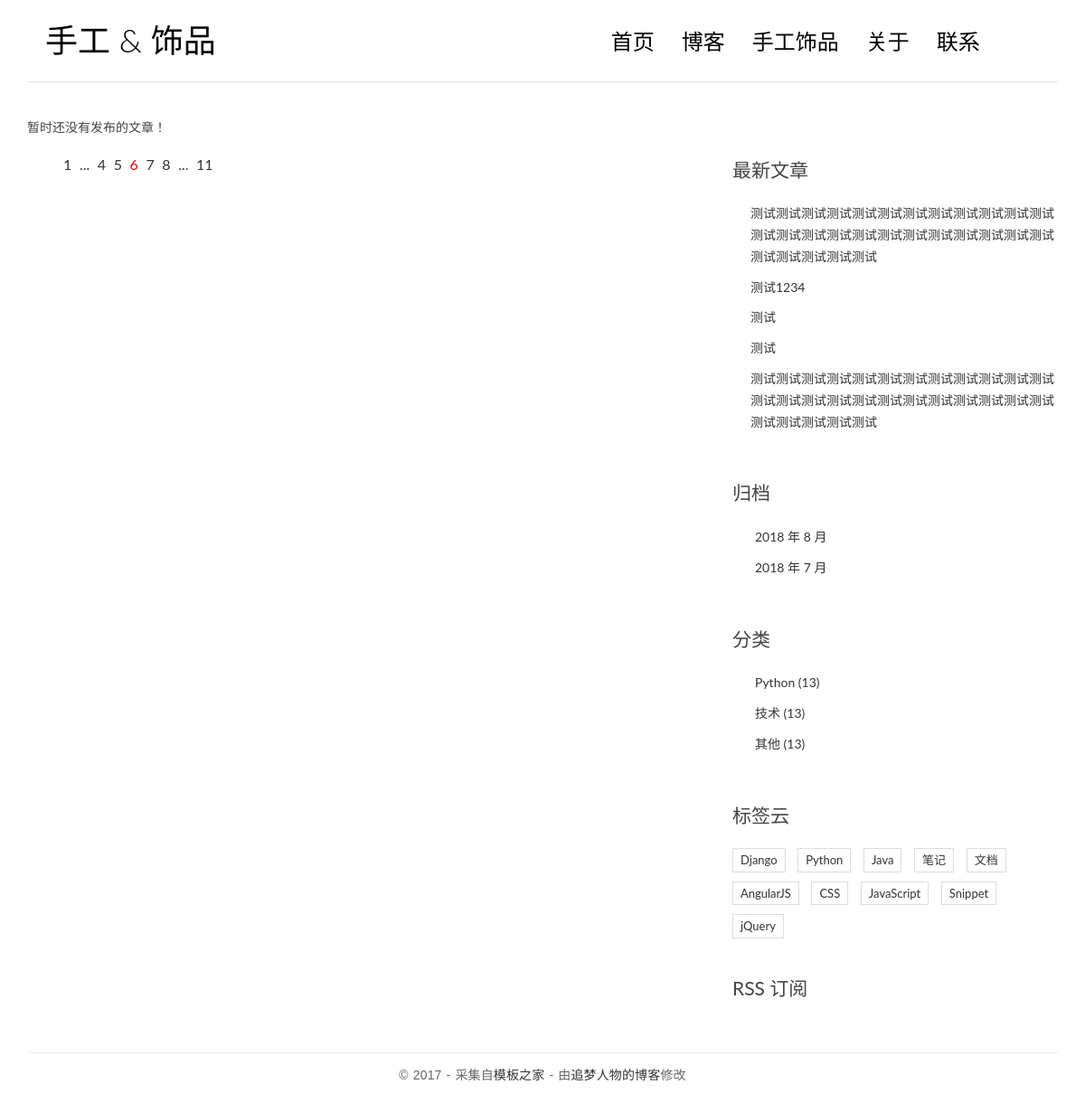
The page /handmade/ on the database its author committed.
### blog/models.py (models this page shows, shortened)
@python_2_unicode_compatible
class Post(models.Model):
    title = models.CharField(max_length=70)
    body = models.TextField()
    created_time = models.DateTimeField()
    modified_time = models.DateTimeField()
    excerpt = models.CharField(max_length=200, blank=True)
    category = models.ForeignKey(Category, on_delete=models.CASCADE)
    tags = models.ManyToManyField(Tag, blank=True)
    author = models.ForeignKey(User, on_delete=models.CASCADE)
    views = models.PositiveIntegerField(default=0)
    def get_absolute_url(self):
        return reverse('blog:detail', kwargs={'pk': self.pk})
    class Meta:
        ordering = ['-created_time']

@python_2_unicode_compatible
class Category(models.Model):
    name = models.CharField(max_length=100)

### handmade/views.py (the view)
# urls.py: url(r'^handmade/$', views.handmadeView, name='index'),
def handmadeView(request):
    return render(request, 'handmade/index.html', context={})

### blog/templatetags/blog_tags.py (called while the page is built)
@register.simple_tag
def get_recent_post(num=5):
    return Post.objects.all().order_by('-created_time')[:num]

@register.simple_tag
def archives():
    return Post.objects.dates('created_time', 'month', order='DESC')

@register.simple_tag
def get_categories():
    return Category.objects.annotate(num_posts=Count('post')).filter(num_posts__gt=0)

### handmade/templates/handmade/index.html
{% extends 'handmadeBase.html' %}
{% block main %}
    {% for post in post_list %}
        <article class="post post-{{ post.pk }}">
            <header class="entry-header">
                <h1 class="entry-title">
                    <a href="{{ post.get_absolute_url }}">{{ post.title }}</a>
                </h1>
                <div class="entry-meta">
                    <span class="post-category"><a href="#">{{ post.category.name }}</a></span>
                    <span class="post-date"><a href="#"><time class="entry-date"
                                                              datetime="{{ post.created_time }}">{{ post.created_time }}</time></a></span>
                    <span class="post-author"><a href="#">{{ post.author }}</a></span>
                    <span class="comments-link"><a href="#">{{ post.comment_set.count }} 评论</a></span>
                    <span class="views-count"><a href="#">{{ post.views }} 阅读</a></span>
                </div>
            </header>
            <div class="entry-content clearfix">
                <p>{{ post.excerpt }}</p>
                <div class="read-more cl-effect-14">
                    <a href="{{ post.get_absolute_url }}" class="more-link">继续阅读 <span class="meta-nav">→</span></a>
                </div>
            </div>
        </article>
    {% empty %}
        <div class="no-post">暂时还没有发布的文章！</div>
    {% endfor %}
    <div class="pagination">
        <ul>
            <li><a href="">1</a></li>
            <li><a href="">...</a></li>
            <li><a href="">4</a></li>
            <li><a href="">5</a></li>
            <li class="current"><a href="">6</a></li>
            <li><a href="">7</a></li>
            <li><a href="">8</a></li>
            <li><a href="">...</a></li>
            <li><a href="">11</a></li>
        </ul>
    </div>
{% endblock main %}

### handmade/templates/handmadeBase.html (shortened to what this page needs)
{% load staticfiles %}
{% load blog_tags %}
<!DOCTYPE html>
<html>
<head>
    <link rel="stylesheet" href="http://code.ionicframework.com/ionicons/2.0.1/css/ionicons.min.css">
    <link rel="stylesheet" href="{% static 'blog/css/bootstrap.min.css' %}">
    <link rel="stylesheet" href="{% static 'blog/css/pace.css' %}">
    <link rel="stylesheet" href="{% static 'blog/css/custom.css' %}">
    <link rel="stylesheet" href="{% static 'blog/css/highlights/github.css' %}">
</head>
<body>
<div class="container">
    <header id="site-header">
        <div class="row">
            <div class="col-md-4 col-sm-5 col-xs-8">
                <div class="logo">
                    <h1><a href="{% url 'blog:index' %}"><b>手工</b> &amp; 饰品</a></h1>
                </div>
            </div>
            <div class="col-md-8 col-sm-7 col-xs-4">
                <nav class="main-nav" role="navigation">
                    <div class="collapse navbar-collapse" id="bs-example-navbar-collapse-1">
                        <ul class="nav navbar-nav navbar-right">
                            <li class="cl-effect-11"><a href="index.html" data-hover="首页">首页</a></li>
                            <li class="cl-effect-11"><a href="full-width.html" data-hover="博客">博客</a></li>
                            <li class="cl-effect-11">
                                <a href="{% url 'handmade:index' %}" data-hover="手工饰品">手工饰品</a>
                            </li>
                            <li class="cl-effect-11"><a href="about.html" data-hover="关于">关于</a></li>
                            <li class="cl-effect-11"><a href="contact.html" data-hover="联系">联系</a></li>
                        </ul>
                    </div>
                </nav>
            </div>
        </div>
    </header>
</div>
<div class="content-body">
    <div class="container">
        <div class="row">
            <main class="col-md-8">
                {% block main %}
                {% endblock main %}
            </main>
            <aside class="col-md-4">
                <div class="widget widget-recent-posts">
                    <h3 class="widget-title">最新文章</h3>
                    {% get_recent_post as recent_post_list %}
                    <ul>
                        {% for post in recent_post_list %}
                            <li>
                                <a href="{{ post.get_absolute_url }}">{{ post.title }}</a>
                            </li>
                        {% empty %}
                            暂无最新文章
                        {% endfor %}
                    </ul>
                </div>
                <div class="widget widget-archives">
                    <h3 class="widget-title">归档</h3>
                    {% archives as date_list %}
                    <ul>
                        {% for date in date_list %}
                            <li>
                                <a href="{% url 'blog:archives' date.year date.month %}">
                                    {{ date.year }} 年 {{ date.month }} 月
                                </a>
                            </li>
                        {% empty %}
                            暂无归档
                        {% endfor %}
                    </ul>
                </div>
                <div class="widget widget-category">
                    <h3 class="widget-title">分类</h3>
                    {% get_categories as category_list %}
                    <ul>
                        {% for category in category_list %}
                            <li>
                                <a href="{% url 'blog:category' category.pk %}">
                                    {{ category.name }} <span class="post-count">(13)</span>
                                </a>
                            </li>
                        {% empty %}
                            暂无分类
                        {% endfor %}
                    </ul>
                </div>
                <div class="widget widget-tag-cloud">
                    <h3 class="widget-title">标签云</h3>
                    <ul>
                        <li>
                            <a href="#">Django</a>
                        </li>
                        <li>
                            <a href="#">Python</a>
                        </li>
                        <li>
                            <a href="#">Java</a>
                        </li>
                        <li>
                            <a href="#">笔记</a>
                        </li>
                        <li>
                            <a href="#">文档</a>
                        </li>
                        <li>
                            <a href="#">AngularJS</a>
                        </li>
                        <li>
                            <a href="#">CSS</a>
                        </li>
                        <li>
                            <a href="#">JavaScript</a>
                        </li>
                        <li>
                            <a href="#">Snippet</a>
                        </li>
                        <li>
                            <a href="#">jQuery</a>
                        </li>
                    </ul>
                </div>
                <div class="rss">
                    <a href=""> RSS 订阅</a>
                </div>
            </aside>
        </div>
    </div>
</div>
<footer id="site-footer">
    <div class="container">
        <div class="row">
            <div class="col-md-12">
                <p class="copyright">&copy 2017 - 采集自<a href="http://www.cssmoban.com/"
                                                        target="_blank" title="模板之家">模板之家</a>
                    - 由<a href="http://zmrenwu.com/" title="网页模板" target="_blank">追梦人物的博客</a>修改
                </p>
            </div>
        </div>
    </div>
</footer>
</body>
</html>

### blog/static/blog/css/custom.css (style rules this page uses)
* { outline: none; }
h1, h2, h3, h4, h5, h6 { margin-top: 0; }
b { font-weight: 400; }
a { color: #333; }
body { color: #444; font-family: 'Lato', sans-serif; }
p { font-family: 'Ubuntu', sans-serif; font-weight: 400; word-spacing: 1px; letter-spacing: 0.01em; }
#site-header { background-color: #FFF; padding: 25px 20px; margin-bottom: 40px; border-bottom: 1px solid #e7e7e7; }
.logo h1 a { color: #000; }
.logo h1 { margin: 0; font-family: 'Lato', sans-serif; font-weight: 300; }
.main-nav { margin-top: 11px; max-width: 95%; }
.main-nav a { color: #000000 !important; padding: 0 0 5px 0 !important; margin-right: 30px; font-family: 'Lato', sans-serif; font-weight: 300; font-size: 24px; }
.cl-effect-11 a { padding: 10px 0; color: #0972b4; text-shadow: none; }
.cl-effect-11 a::before { position: absolute; top: 0; left: 0; overflow: hidden; padding: 0 0 5px 0 !important; max-width: 0; border-bottom: 1px solid #000; color: #000; content: attr(data-hover); white-space: nowrap; -webkit-transition: max-width 0.5s; -moz-transition: max-width 0.5s; transition: max-width 0.5s; }
.content-body { padding-bottom: 4em; }
.widget { background: #fff; padding: 30px 0 0; }
.widget-title { font-size: 1.5em; margin-bottom: 20px; line-height: 1.6; padding: 10px 0 0; font-weight: 400; }
.widget-recent-posts ul { padding: 0; margin: 0; padding-left: 20px; }
.widget-recent-posts ul li { list-style-type: none; position: relative; line-height: 170%; margin-bottom: 10px; }
.widget-recent-posts ul li::before { content: '\f3d3'; font-family: "Ionicons"; position: absolute; left: -17px; top: 3px; font-size: 16px; color: #000; }
.widget-archives ul { padding: 0; margin: 0; padding-left: 25px; }
.widget-archives ul li { list-style-type: none; position: relative; line-height: 170%; margin-bottom: 10px; }
.widget-archives ul li::before { content: '\f3f3'; font-family: "Ionicons"; position: absolute; left: -25px; top: 1px; font-size: 16px; color: #000; }
.widget-category ul { padding: 0; margin: 0; padding-left: 25px; }
.widget-category ul li { list-style-type: none; position: relative; line-height: 170%; margin-bottom: 10px; }
.widget-category ul li::before { content: '\f3fe'; font-family: "Ionicons"; position: absolute; left: -25px; top: 1px; font-size: 18px; color: #000; }
.widget-tag-cloud ul { padding: 0; margin: 0; margin-right: -10px; }
.widget-tag-cloud ul li { list-style-type: none; font-size: 13px; display: inline-block; margin-right: 10px; margin-bottom: 10px; padding: 3px 8px; border: 1px solid #ddd; }
.rss { font-size: 21px; margin-top: 30px; }
.rss a { color: #444; }
#site-footer { padding-top: 10px; padding: 0 0 1.5em 0; }
.copyright { text-align: center; padding-top: 1em; margin: 0; border-top: 1px solid #eee; color: #666; }
.pagination ul { list-style: none; }
.pagination ul li { display: inline-block; font-size: 16px; margin-right: 5px; }
.current a { color: red; }

### rows shown on the page
Post: title "测试测试测试测试测试测试测试测试测试测试测试测试测试测试测试测试测试测试测试测试测试测试测试测试测试测试测试测试测试"
Post: title "测试1234"
Post: title "测试"
Post: title "测试"
Post: title "测试测试测试测试测试测试测试测试测试测试测试测试测试测试测试测试测试测试测试测试测试测试测试测试测试测试测试测试测试"
Category: name "Python"
Category: name "技术"
Category: name "其他"

### other values the page prints
{{ date.year }} "2018" "2018"
{{ date.month }} "8" "7"
